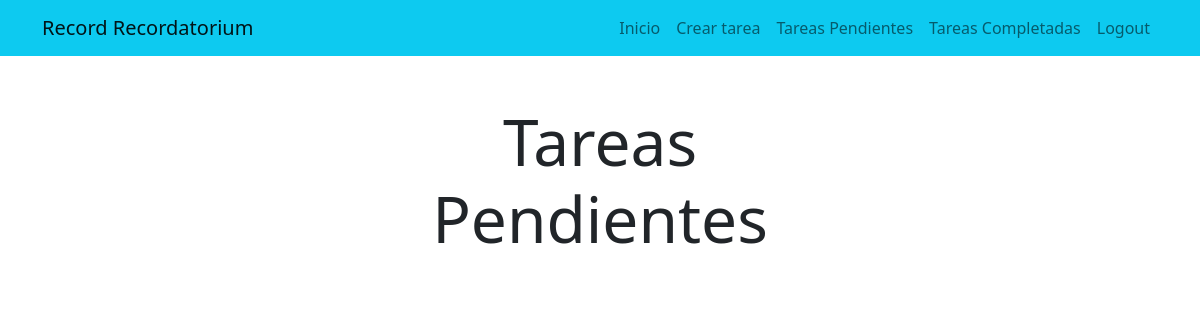
/tasks/ (signed in), run on an earlier commit of the app's database.
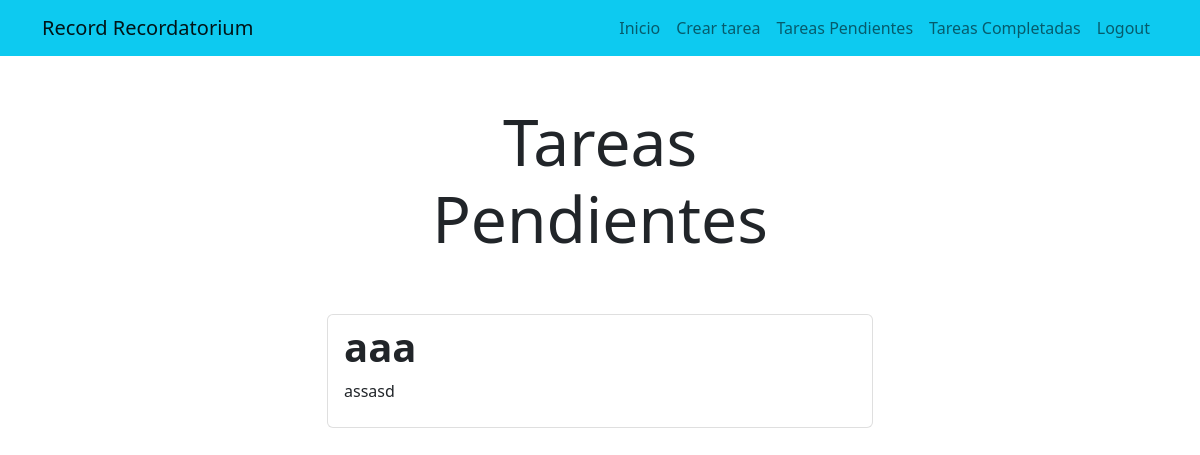
And on a later commit of the database.
### tasks/models.py (models this page shows, shortened)
class Task(models.Model):
    title = models.CharField(max_length=200)
    description = models.TextField(blank=True)
    created = models.DateTimeField(auto_now_add=True)
    datecompleted = models.DateTimeField(null=True)
    important = models.BooleanField(default=False)
    user = models.ForeignKey(User, on_delete=models.CASCADE)

### tasks/views.py (the view)
# urls.py: path('tasks/', views.tasks, name='tasks'),
@login_required
def tasks(request):
    tasks = Task.objects.filter(user=request.user, datecompleted__isnull=True)
    return render(request, 'tasks.html', {
        'tasks': tasks
    })

### tasks/templates/tasks.html (shortened to what this page needs)
{% extends 'base.html' %} {% block content %}
<main class="container">
  <div class="row">
    <div class="col-md-6 offset-md-3">
      <h1 class="text-center display-3 py-5">Tareas Pendientes</h1>
      <ul class="list-group">
        {% for task in tasks %}
        <a class="list-group-item" href="{% url 'task_detail' task.id %}">
          {% if task.important %}
          <header class="d-flex justify-content-between">
            <h1 class="fw-bold text-success">{{task.title}}</h1>
            <p>{{task.user.username}}</p>
            {% else %}
            <h1 class="fw-bold">{{task.title}}</h1>
            {% endif %}
          <p>{{task.description}}</p>
        </a>
        {% endfor %}
      </ul>
    </div>
  </div>
</main>
{% endblock %}

What changed in the data, as far as the page shows it:
added Task: title "aaa", description "assasd"
